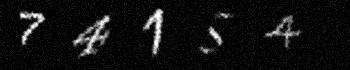
%> input picture lab3/inl3_to_students/task5/ocr_project/datasets/home1/im1.jpg, 350 x 70 px
$ octave --eval "result = segment2features(imread('../../../../lab3/inl3_to_students/task5/ocr_project/datasets/home1/im1.jpg'));"   (GNU Octave 9; MATLAB toolbox functions it lacks are replaced by stand-ins)
%> lines starting %> are read from the running program, lines starting %| are printed output that depends on the picture; in (x1, y1, x2, y2) boxes, pixels count from 0 and x2, y2 are one past the last pixel; in counts of white or black regions, pixels touching at a corner belong together; the program's own positions count from 1
### lab2/inl2_to_students/ocr_project/matlab/heightwidth.m
function [ xmax, xmin, ymax, ymin, widd] = heightwidth(mat)
[rown,coln]=size(mat);
col1 = [];
row1 = [];
for r = 1:rown
    for c = 1:coln
        if mat(r,c) == 1

            row1(end + 1) = r;
            col1(end + 1) = c;
        end
    end

end

col1_sorted = sort(col1);
row1_sorted = sort(row1);
wid = col1_sorted(end) - col1_sorted(1);
hei = row1_sorted(end) - row1_sorted(1);


widd = (wid-2)/28;

xmax = col1_sorted(end);
xmin = col1_sorted(1);
ymax = row1_sorted(end);
ymin = row1_sorted(1);


% /ROWN -> NORMALIZE
ratio = hei/(wid*28);

% DENSity
tot_ones = sum(sum(mat));
density = tot_ones/(wid*hei);
%DENSITY

### lab2/inl2_to_students/ocr_project/matlab/segment2features.m
function features = segment2features(I)
eu_img = bwmorph(I,'fill');
[m,n] = size(eu_img);

% [9 lines of commented-out code are left out]
stats = regionprops(eu_img, 'BoundingBox');
BB = stats.BoundingBox;
c = imcrop(I, [BB(1), BB(2), BB(3), BB(4)]);

[m,n] = size(c);

%Width
[xmax, xmin, ymax, ymin, wid] = heightwidth(c);

%Centroidx and Centroidy
feat5 = centroidy(c, ymin, ymax);
feat6 = centroidx(c, xmin, xmax);

%Eccentrity
stats = regionprops(c, 'Eccentricity', 'EulerNumber');
eccentricityValue = stats.Eccentricity;
eulernumber = stats.EulerNumber;
%perimeter
perimeterImage = bwperim(c);
totalPerimeter = sum(perimeterImage(:));

%Euler
%eu_img = bwmorph(I,'fill');
eulernumber = bweuler(c);
%eu_norm = (eu + 1.5)/1.5;

%Perimeter
tot_ones = sum(sum(c));
normalizedPerimeter = totalPerimeter / (m*n);

%Proportion of white pixels
n_white = sum(c, 'all')/(m*n)

%
hole_size = sum(imfill(I, 'holes'), 'all')/(m*n);


%features = [eulernumber, wid, feat5, feat6, eccentricityValue, normalizedPerimeter];
features = [eulernumber, n_white, hole_size, wid, eccentricityValue]
%> in segment2features, `eu_img = bwmorph(I,'fill');`:
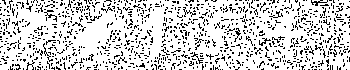
%> eu_img: size 70x350 logical; 82% white; black in thin lines or dots
%> in segment2features, `stats = regionprops(eu_img, 'BoundingBox');`: stats = 2 regions; box (x1, y1, x2, y2): (0, 0, 350, 70), (296, 0, 297, 1)
%> in segment2features, `BB = stats.BoundingBox;`: BB = [0.5 0.5 350 70]
%> in segment2features, c is the input picture: size 70x350 uint8; min 0, max 255, mean 17
%> after the loop in heightwidth, `for r = 1:rown`: col1 = 1431 values, max 350 at index 19, min 1 at index 849, mean 180.1; row1 = 1431 values from 1 to 70
%> in heightwidth, `col1_sorted = sort(col1);`: col1_sorted = 1431 values from 1 to 350
%> in heightwidth, `row1_sorted = sort(row1);`: row1_sorted = 1431 values from 1 to 70
%> in heightwidth, `wid = col1_sorted(end) - col1_sorted(1);`: wid = 349
%> in heightwidth, `hei = row1_sorted(end) - row1_sorted(1);`: hei = 69
%> in heightwidth, `widd = (wid-2)/28;`: widd = 12.39
%> in heightwidth, `xmax = col1_sorted(end);`: xmax = 350
%> in heightwidth, `xmin = col1_sorted(1);`: xmin = 1
%> in heightwidth, `ymax = row1_sorted(end);`: ymax = 70
%> in heightwidth, `ymin = row1_sorted(1);`: ymin = 1
%> in heightwidth, `ratio = hei/(wid*28);`: ratio = 0.00706
%> in heightwidth, `tot_ones = sum(sum(mat));`: tot_ones = 416809
%> in heightwidth, `density = tot_ones/(wid*hei);`: density = 17.31
%> in segment2features, `[xmax, xmin, ymax, ymin, wid] = heightwidth(c);`: xmax = 350; xmin = 1; ymax = 70; ymin = 1; wid = 12.39
%> (the run ends here)

$ run again, on lab3/inl3_to_students/task5/ocr_project/datasets/home1/im101.jpg
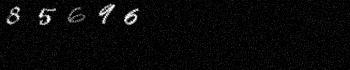
%> input picture lab3/inl3_to_students/task5/ocr_project/datasets/home1/im101.jpg, 350 x 70 px
%> in segment2features, `eu_img = bwmorph(I,'fill');`:
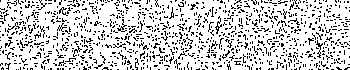
%> eu_img: size 70x350 logical; 80.6% white; black in thin lines or dots
%> stats = 5 regions; box (x1, y1, x2, y2): (0, 0, 350, 70), (2, 69, 3, 70), (31, 69, 32, 70), (217, 27, 218, 29), (347, 68, 350, 70)
%> BB = [0.5 0.5 350 70]
%> in segment2features, c is the input picture: size 70x350 uint8; min 0, max 255, mean 9.4
%> after the loop in heightwidth, `for r = 1:rown`: col1 = 1517 values, max 350 at index 81, min 1 at index 294, mean 182.2; row1 = 1517 values from 1 to 70
%> col1_sorted = 1517 values from 1 to 350
%> row1_sorted = 1517 values from 1 to 70
%> in heightwidth, `wid = col1_sorted(end) - col1_sorted(1);`: wid = 349
%> hei = 69
%> widd = 12.39
%> in heightwidth, `xmax = col1_sorted(end);`: xmax = 350
%> in heightwidth, `xmin = col1_sorted(1);`: xmin = 1
%> in heightwidth, `ymax = row1_sorted(end);`: ymax = 70
%> in heightwidth, `ymin = row1_sorted(1);`: ymin = 1
%> ratio = 0.00706
%> tot_ones = 229097
%> density = 9.51
%> in segment2features, `[xmax, xmin, ymax, ymin, wid] = heightwidth(c);`: xmax = 350; xmin = 1; ymax = 70; ymin = 1; wid = 12.39

$ run again, on lab3/inl3_to_students/task5/ocr_project/datasets/home1/im104.jpg
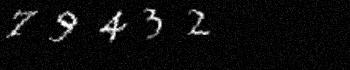
%> input picture lab3/inl3_to_students/task5/ocr_project/datasets/home1/im104.jpg, 350 x 70 px
%> in segment2features, `eu_img = bwmorph(I,'fill');`:
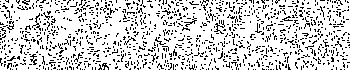
%> eu_img: size 70x350 logical; 81.6% white; black in thin lines or dots
%> stats = 5 regions; box (x1, y1, x2, y2): (0, 0, 350, 70), (100, 69, 101, 70), (104, 64, 105, 65), (105, 67, 108, 70), (191, 69, 193, 70)
%> BB = [0.5 0.5 350 70]
%> in segment2features, c is the input picture: size 70x350 uint8; min 0, max 255, mean 13.1
%> after the loop in heightwidth, `for r = 1:rown`: col1 = 1499 values, max 350 at index 211, min 1 at index 291, mean 182.8; row1 = 1499 values from 1 to 70
%> col1_sorted = 1499 values from 1 to 350
%> row1_sorted = 1499 values from 1 to 70
%> in heightwidth, `wid = col1_sorted(end) - col1_sorted(1);`: wid = 349
%> hei = 69
%> widd = 12.39
%> in heightwidth, `xmax = col1_sorted(end);`: xmax = 350
%> in heightwidth, `xmin = col1_sorted(1);`: xmin = 1
%> in heightwidth, `ymax = row1_sorted(end);`: ymax = 70
%> in heightwidth, `ymin = row1_sorted(1);`: ymin = 1
%> ratio = 0.00706
%> tot_ones = 320544
%> density = 13.31
%> in segment2features, `[xmax, xmin, ymax, ymin, wid] = heightwidth(c);`: xmax = 350; xmin = 1; ymax = 70; ymin = 1; wid = 12.39

$ run again, on lab3/inl3_to_students/task5/ocr_project/datasets/home1/im105.jpg
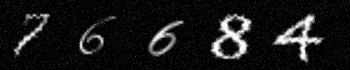
%> input picture lab3/inl3_to_students/task5/ocr_project/datasets/home1/im105.jpg, 350 x 70 px
%> in segment2features, `eu_img = bwmorph(I,'fill');`:
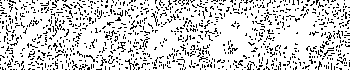
%> eu_img: size 70x350 logical; 82.6% white; black in thin lines or dots
%> stats = 2 regions; box (x1, y1, x2, y2): (0, 0, 350, 70), (80, 69, 81, 70)
%> BB = [0.5 0.5 350 70]
%> in segment2features, c is the input picture: size 70x350 uint8; min 0, max 255, mean 24.1
%> after the loop in heightwidth, `for r = 1:rown`: col1 = 1320 values, max 350 at index 419, min 1 at index 363, mean 169.4; row1 = 1320 values from 1 to 70
%> col1_sorted = 1320 values from 1 to 350
%> row1_sorted = 1320 values from 1 to 70
%> in heightwidth, `wid = col1_sorted(end) - col1_sorted(1);`: wid = 349
%> hei = 69
%> widd = 12.39
%> in heightwidth, `xmax = col1_sorted(end);`: xmax = 350
%> in heightwidth, `xmin = col1_sorted(1);`: xmin = 1
%> in heightwidth, `ymax = row1_sorted(end);`: ymax = 70
%> in heightwidth, `ymin = row1_sorted(1);`: ymin = 1
%> ratio = 0.00706
%> tot_ones = 591438
%> density = 24.56
%> in segment2features, `[xmax, xmin, ymax, ymin, wid] = heightwidth(c);`: xmax = 350; xmin = 1; ymax = 70; ymin = 1; wid = 12.39
